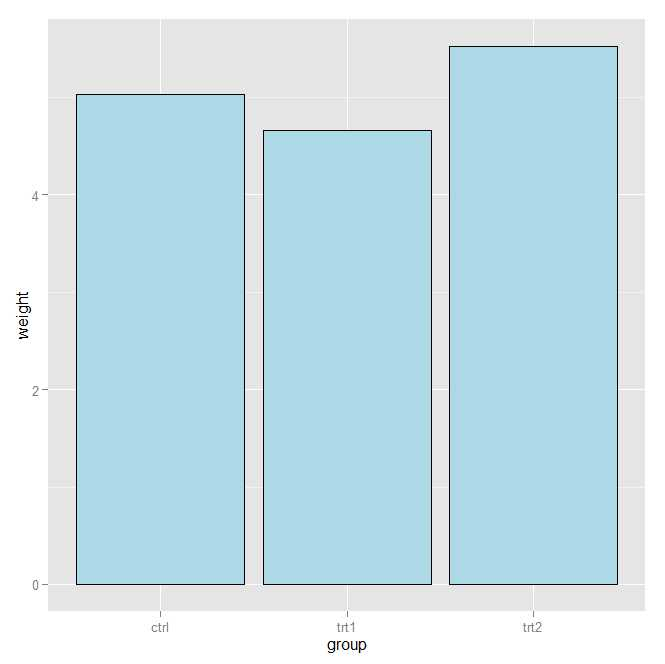

The script that drew this image:
ggplot(pg_mean,aes(x=group,y=weight))+geom_bar(stat="identity",fill="lightblue",colour="black")
